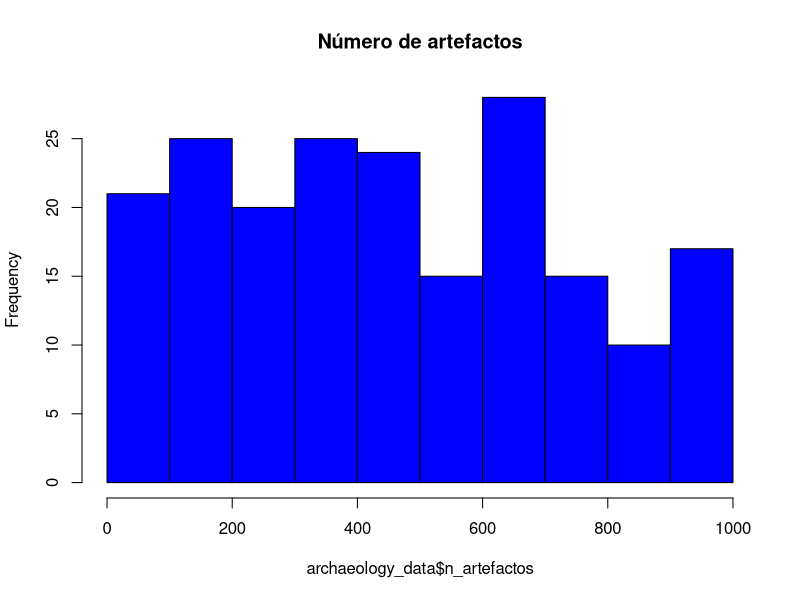
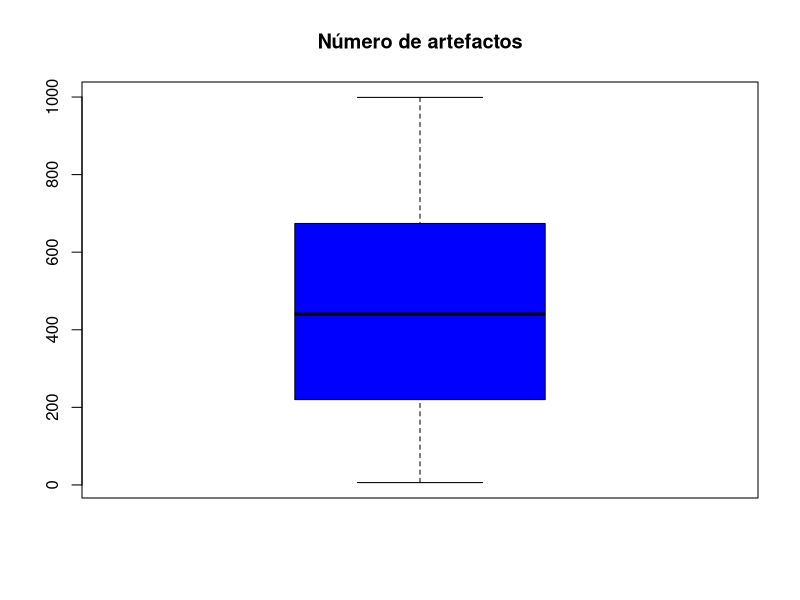

Write the R code that produced these figures, in order. (Note: this script raises an error after producing the figures.)
# Ejercicio 1.
library(ggplot2)
set.seed(123)
n_registros <- 200
site <- sample(paste0("site", 1:10), n_registros, replace = TRUE)
tipo_de_artefactos <- sample(c("Poterry", "Tools","Jewerly", "Weapons"), n_registros, replace = TRUE)
n_artefactos <- sample(1:1000, n_registros, replace = TRUE)
contextos <- sample(c("habitacional", "Funerario", "Otros"), n_registros, replace = TRUE)
latitud <- runif(n_registros, min=0, max =90)
longitud <- runif(n_registros, min=-180, max =180)

archaeology_data <- data.frame(
  site = c(site),
  tipo_de_artefactos = c(tipo_de_artefactos),
  n_artefactos = c(n_artefactos),
  contextos = c(contextos),
  latitud = c(latitud),
  longitud = c(longitud))
View(archaeology_data)

# Ejercicio 2.
media_n_artefactos <- mean(n_artefactos)
print(media_n_artefactos)
quantile(n_artefactos)

# Ejercicio 3.
hist_n_artefactos <- hist(archaeology_data$n_artefactos,
                          main = "Número de artefactos",
                          col = "blue")

# al ser mayor la media (459.155) que la mediana(440.5) estamos ante un caso de asi asimetría positiva.

# Ejercicio 4.
cajabigote_n_artefactos <- boxplot(archaeology_data$n_artefactos,
                                   main ="Número de artefactos",
                                   col = "blue")
# Ejercicio 5.
archaeology_data$site <- factor(archaeology_data$site, levels = paste0("Site", 1:10))


# Ejercicio 6. 
ggplot(archaeology_data, aes(x =longitud, y = latitud)) +
  geom_bin2d() +
  labs(title = "Densidad de artefactos",
       x= x,
       y = y)

# Ejercicio 7. 
total_artefactos <- sum(archaeology_data$n_artefactos)
print(total_artefactos)

# Ejercicio 8.
median_artefactos_por_yacimiento <- median(archaeology_data$n_artefactos)
print(median_artefactos_por_yacimiento)

# Ejericicio 9.
desvi_estandar <- sd(archaeology_data$n_artefactos)
print(desvi_estandar)

# Ejercicio 10.
max_artefactos_yacimiento <- which.max(archaeology_data$n_artefactos)
print(max_artefactos_yacimiento)

# Ejercicio 11. 
tabla_resu <- table(median_artefactos_por_yacimiento, media_n_artefactos, desvi_estandar)
View(tabla_resu)

# Ejercicio 12.
boxplot(archaeology_data$n_artefactos~archaeology_data$site,archaeology_data = df,
        main = "distribución de los artefactos por yacimientos",
        ylab = "número de artefactos",
        xlab = "yacimiento",
        col = "blue")